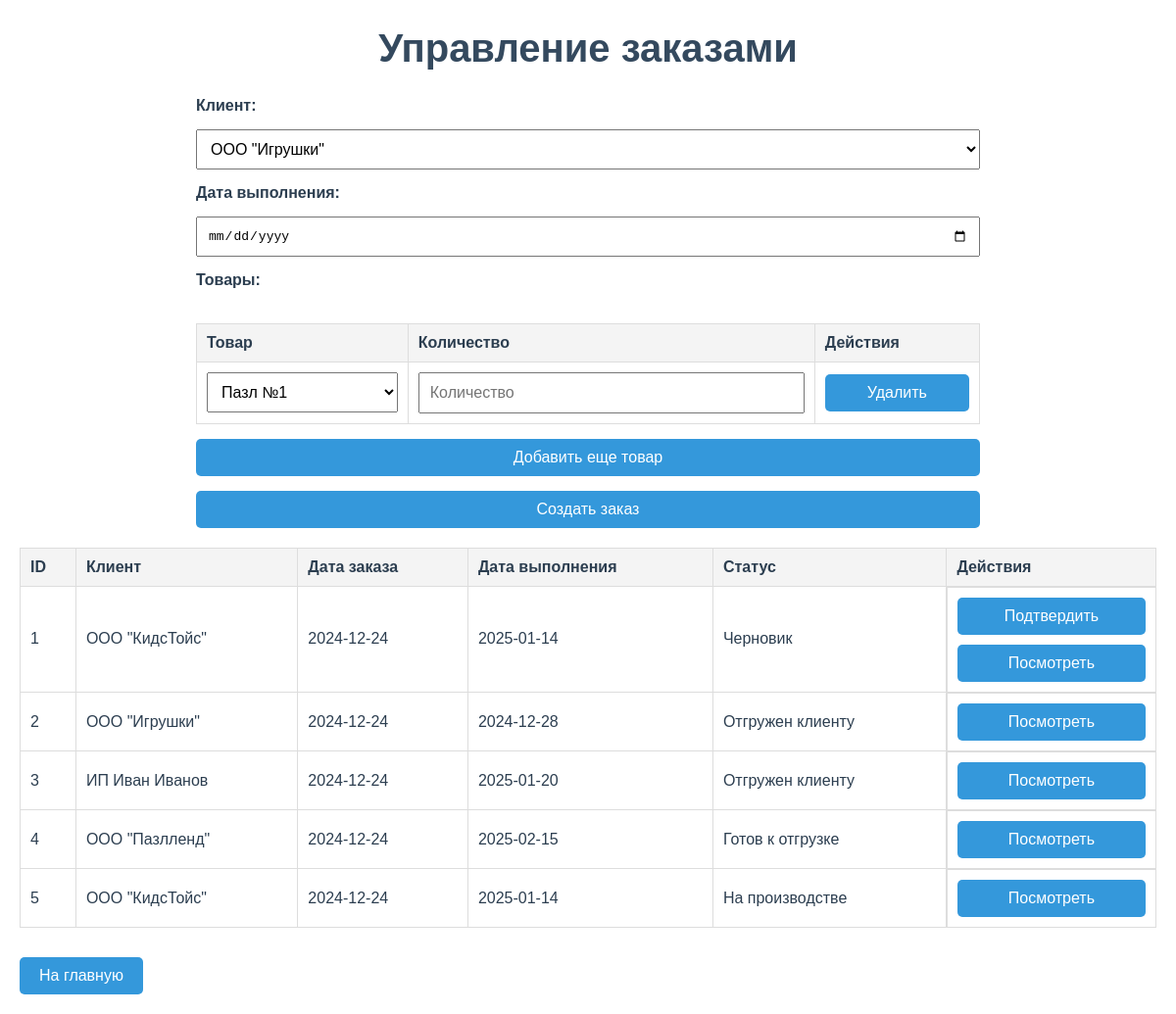
The page /orders on the database its author committed.
### app.py (models this page shows)
class Order(Base):
    __tablename__ = 'orders'
    id = Column(Integer, primary_key=True)
    client_id = Column(Integer, ForeignKey('clients.id'), nullable=False)
    status = Column(
        Enum('Черновик', 'Подтверждён', 'На производстве', 'Готов к отгрузке', 'Отгружен клиенту', name='order_status'),
        nullable=False, default='Черновик')
    order_date = Column(Date, default=datetime.now, nullable=False)
    delivery_date = Column(Date, nullable=True)
    client = relationship("Client", backref="orders")

class Client(Base):
    __tablename__ = 'clients'
    id = Column(Integer, primary_key=True)
    name = Column(String, nullable=False)

### app.py (the view, shortened to what this page needs)
@app.route('/orders', methods=['GET', 'POST'])
def manage_orders():
    orders = session.query(Order).options(joinedload(Order.client)).all()
    clients = session.query(Client).all()
    puzzles = session.query(Puzzle).all()
    return render_template('orders.html', orders=orders, clients=clients, puzzles=puzzles)

### templates/orders.html (shortened to what this page needs)
<!DOCTYPE html>
<html lang="en">
<head>
</head>
<body>
    <h1>Управление заказами</h1>
    <form method="POST" action="/orders" onsubmit="return validateDate()">
        <label for="client_id">Клиент:</label>
        <select id="client_id" name="client_id" required>
            {% for client in clients %}
            <option value="{{ client.id }}">{{ client.name }}</option>
            {% endfor %}
        </select>
        <label for="delivery_date">Дата выполнения:</label>
        <input type="date" id="delivery_date" name="delivery_date" required>
        <label for="items">Товары:</label>
        <table id="items-table">
            <thead>
                <tr>
                    <th>Товар</th>
                    <th>Количество</th>
                    <th>Действия</th>
                </tr>
            </thead>
            <tbody>
                <tr>
                    <td>
                        <select name="item" required>
                            {% for puzzle in puzzles %}
                            <option value="{{ puzzle.id }}">{{ puzzle.name }}</option>
                            {% endfor %}
                        </select>
                    </td>
                    <td><input type="number" name="quantity" placeholder="Количество" min="1" required></td>
                    <td><button type="button" class="remove-item">Удалить</button></td>
                </tr>
            </tbody>
        </table>
        <button type="button" id="add-item">Добавить еще товар</button>
        <button type="submit">Создать заказ</button>
    </form>
    <table>
        <thead>
            <tr>
                <th>ID</th>
                <th>Клиент</th>
                <th>Дата заказа</th>
                <th>Дата выполнения</th>
                <th>Статус</th>
                <th>Действия</th>
            </tr>
        </thead>
        <tbody>
            {% for order in orders %}
            <tr>
                <td>{{ order.id }}</td>
                <td>{{ order.client.name }}</td>
                <td>{{ order.order_date }}</td>
                <td>{{ order.delivery_date or 'Не указана' }}</td>
                <td>{{ order.status }}</td>
                <td class="actions">
                    {% if order.status == 'Черновик' %}
                    <form method="POST" style="margin: 0;">
                        <button type="submit">Подтвердить</button>
                    </form>
                    {% endif %}
                    <a href="/order/{{ order.id }}">Посмотреть</a>
                </td>
            </tr>
            {% endfor %}
        </tbody>
    </table>
    <a href="/" class="back-btn">На главную</a>
</body>
</html>

### templates/orders.html (style rules this page uses)
body { font-family: Arial, sans-serif; margin: 20px; color: #2c3e50; }
h1 { font-size: 2.5em; text-align: center; color: #34495e; }
form { margin-top: 20px; max-width: 800px; margin: 0 auto; display: flex; flex-direction: column; gap: 15px; }
label { font-weight: bold; }
input, select, button { padding: 10px; font-size: 1em; width: 100%; box-sizing: border-box; }
button { background-color: #3498db; color: white; border: none; border-radius: 5px; cursor: pointer; }
table { width: 100%; border-collapse: collapse; margin-top: 20px; }
th, td { border: 1px solid #ddd; padding: 10px; text-align: left; }
th { background-color: #f4f4f4; }
.back-btn { display: inline-block; margin-top: 30px; text-decoration: none; color: white; background-color: #3498db; padding: 10px 20px; border-radius: 5px; }
.actions { display: flex; flex-direction: column; gap: 10px; align-items: stretch; }
.actions a { display: inline-block; padding: 10px; background-color: #3498db; color: white; text-decoration: none; border-radius: 5px; text-align: center; }

### rows shown on the page
Order: id "1", client.name "ООО \"КидсТойс\"", order_date "2024-12-24", delivery_date "2025-01-14", status "Черновик"
Order: id "2", client.name "ООО \"Игрушки\"", order_date "2024-12-24", delivery_date "2024-12-28", status "Отгружен клиенту"
Order: id "3", client.name "ИП Иван Иванов", order_date "2024-12-24", delivery_date "2025-01-20", status "Отгружен клиенту"
Order: id "4", client.name "ООО \"Пазлленд\"", order_date "2024-12-24", delivery_date "2025-02-15", status "Готов к отгрузке"
Order: id "5", client.name "ООО \"КидсТойс\"", order_date "2024-12-24", delivery_date "2025-01-14", status "На производстве"

### other values the page prints
form field client_id "ООО \"Игрушки\""
form field item "Пазл №1"
